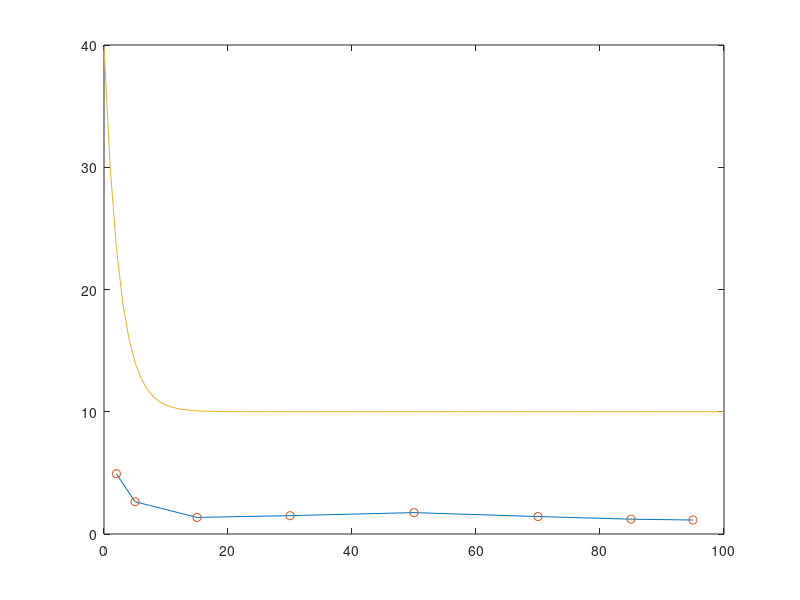

Write the MATLAB code that produced this figure.

close all
clear all
clc

force_vec = [2 5 15 30 50 70 85 95];

CoV_vec = [6/7*0.5+4.5 ... 
    2/7*0.5+2.5 ...
    5/7*0.5+1 ...
    1.5 ...
    3.5/7*0.5 + 1.5 ...
    6/7*0.5+1 ...
    3/7*0.5+1 ...
    2/7*0.5+1];

figure(1)
plot(force_vec,CoV_vec)
hold on 
plot(force_vec,CoV_vec,'o')

%%
U = [0:0.01:1]*100;
U_th = 0.01*100;
CV_ISI = zeros(1,length(U));
for i = 1:length(U)
    CV_ISI(i) = 10+20*exp(-(U(i)-U_th)/2.5);
end

plot(U,CV_ISI)
